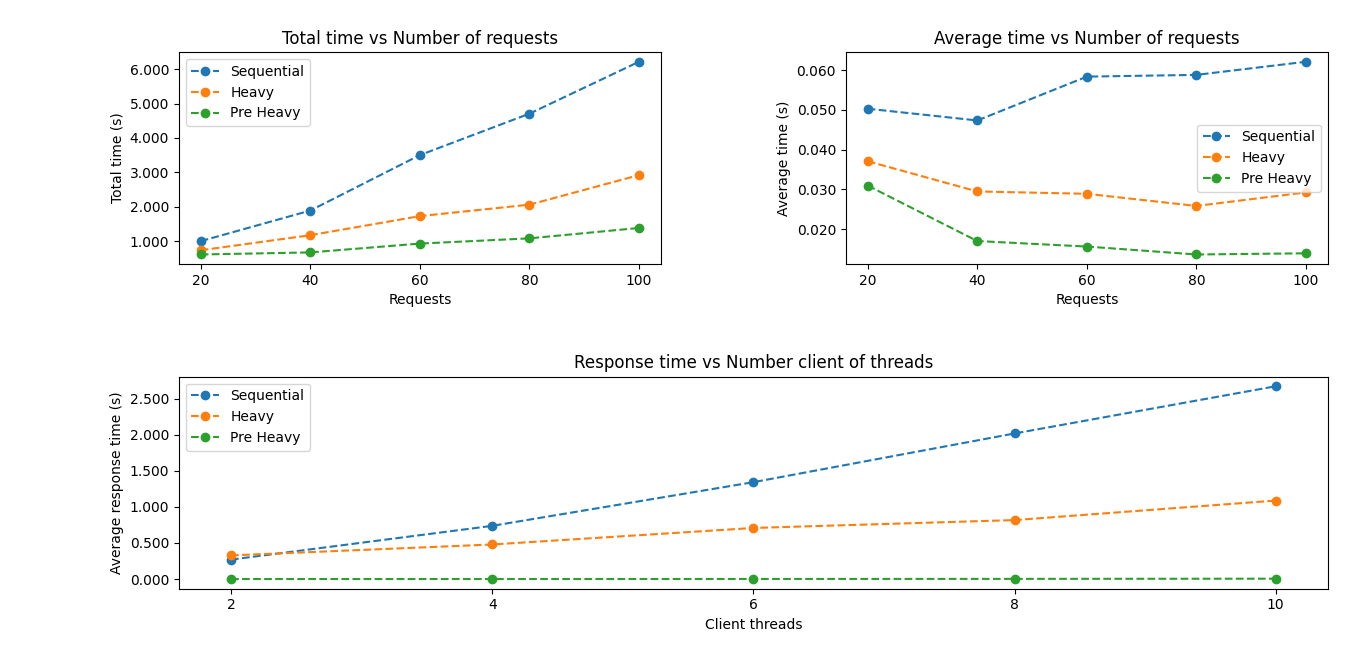
#> input picture python/Test_example.png, 1366 x 670 px
$ python sobel.py Test_example.png Test_example.png
#> lines starting #> are read from the running program, lines starting #| are printed output that depends on the picture
import numpy as np
import imageio
import sys
import scipy
from scipy import ndimage


def applySobel(imagePath):
#> called with imagePath = 'Test_example.png'
    im = imageio.imread(imagePath)
#> im is the input picture: shape (670, 1366, 4); mean R, G, B, A 248.6, 248.9, 248.2, 255
    im = im.astype('int32')
    gray = lambda rgb : np.dot(rgb[... , :3] , [0.299 , 0.587, 0.114])
    im = gray(im)
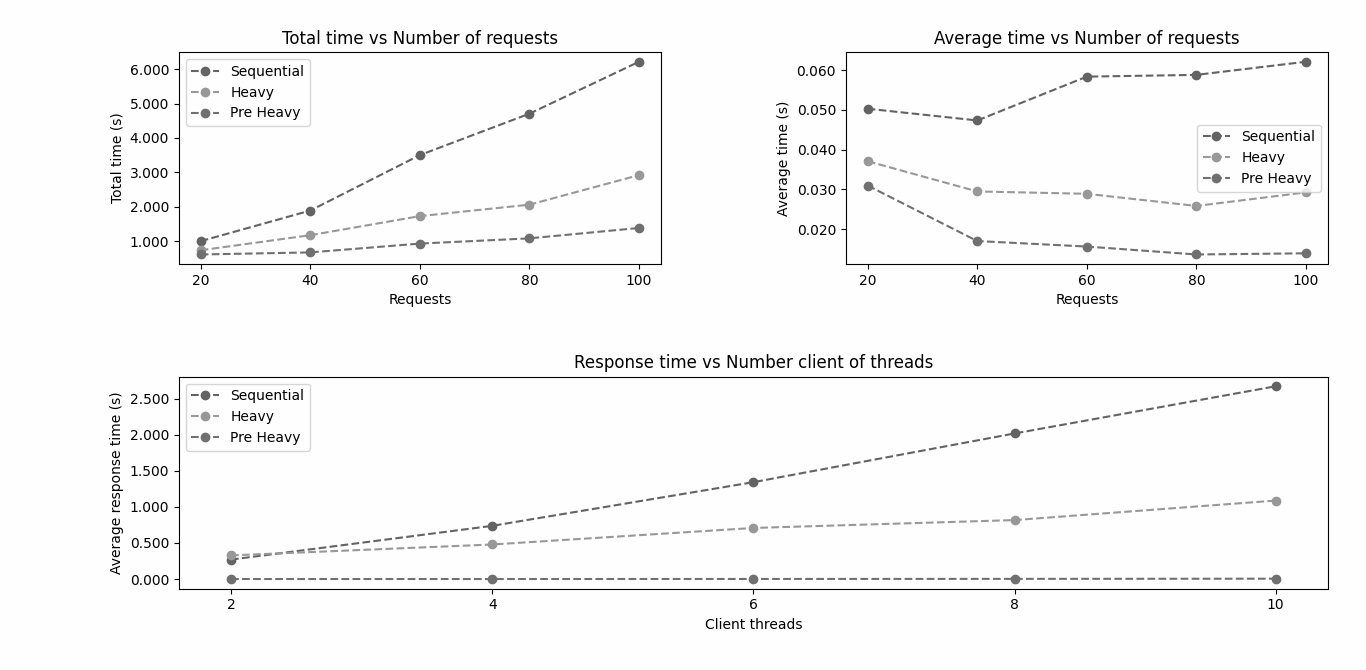
#> im: shape (670, 1366) float64; min 0, max 255, mean 248.7
    dx = ndimage.sobel(im, 1)  # horizontal derivative
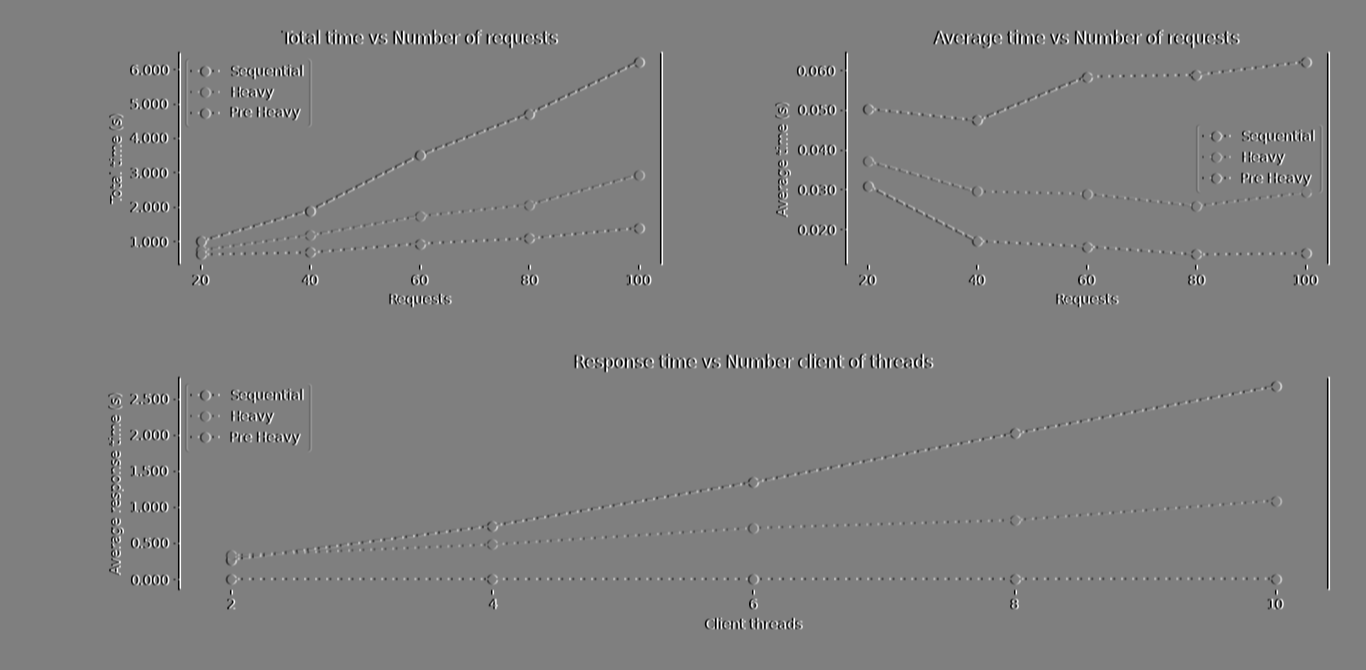
#> dx: shape (670, 1366) float64; min -1020, max 1020, mean 0; drawn with min black and max white
    dy = ndimage.sobel(im, 0)  # vertical derivative
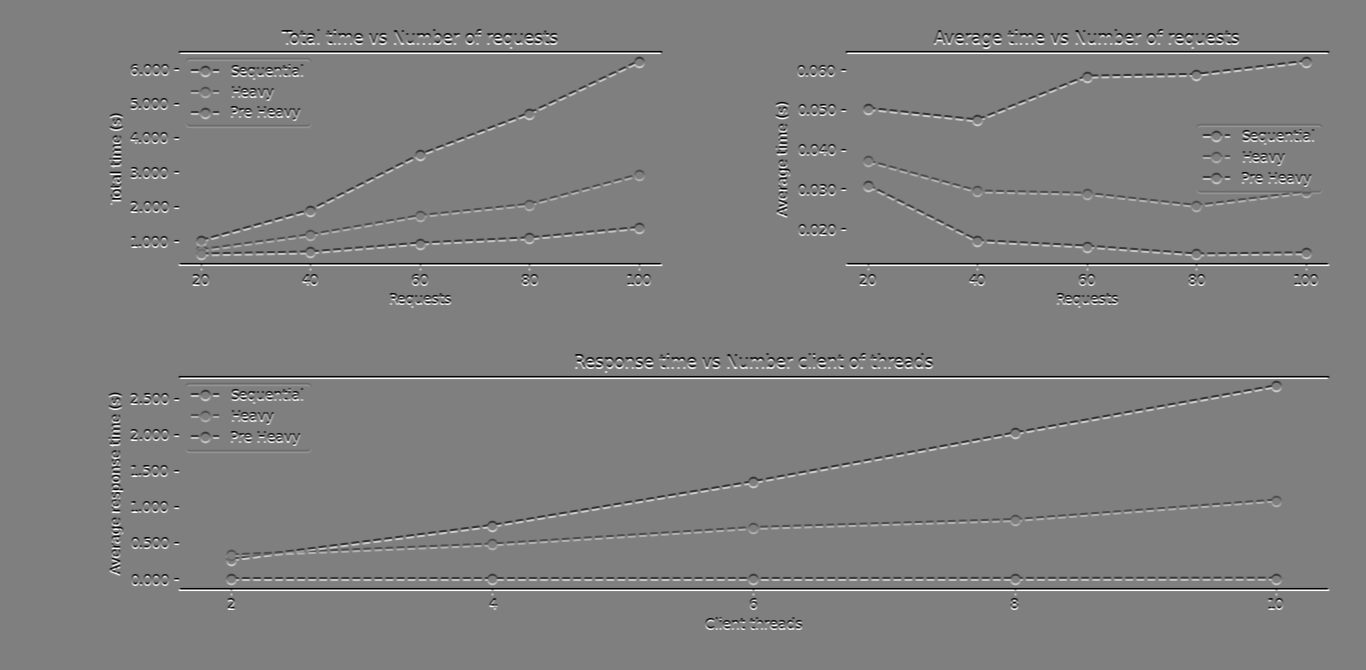
#> dy: shape (670, 1366) float64; min -1020, max 1020, mean 0; drawn with min black and max white
    mag = np.hypot(dx, dy)  # magnitude
    mag *= 255.0 / np.max(mag)  # normalize (Q&D)
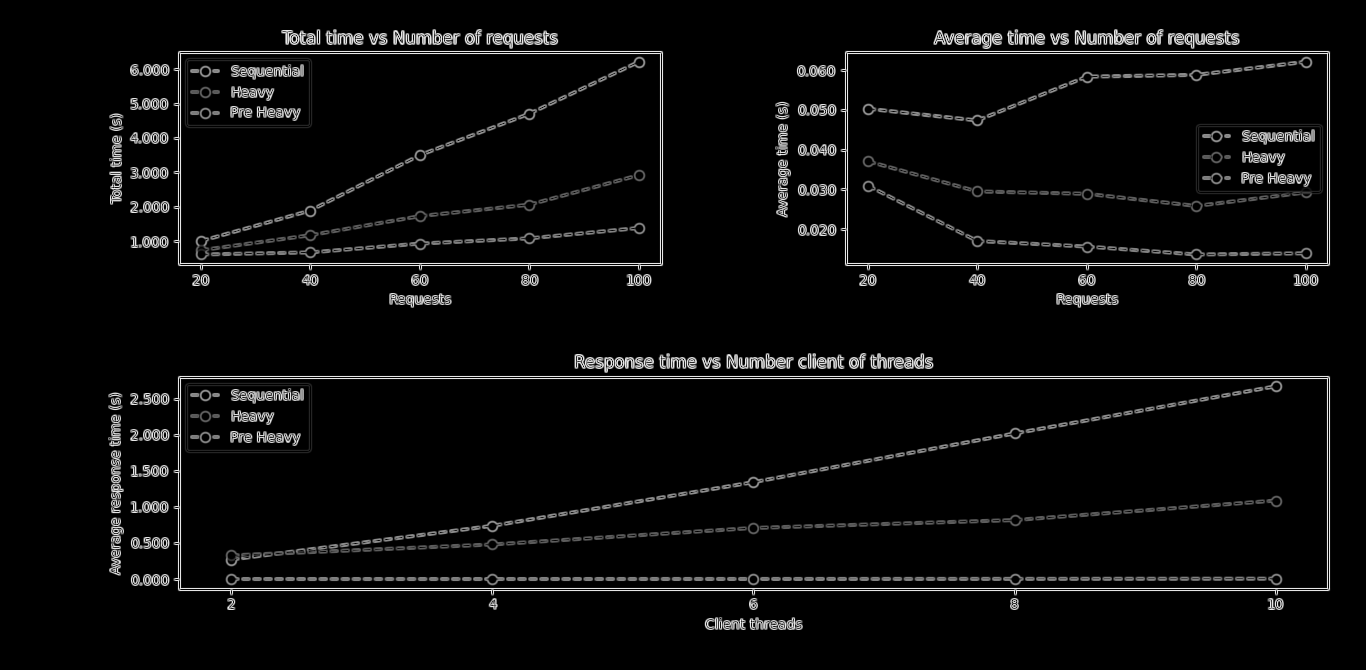
#> mag: shape (670, 1366) float64; min 0, max 255, mean 10.2
    mag = mag.astype('uint8')
    return mag

def saveImg(image, destPath):
    imageio.imwrite(destPath, image)

if __name__ == "__main__":
    img = applySobel(sys.argv[1])
    saveImg(img, sys.argv[2])
